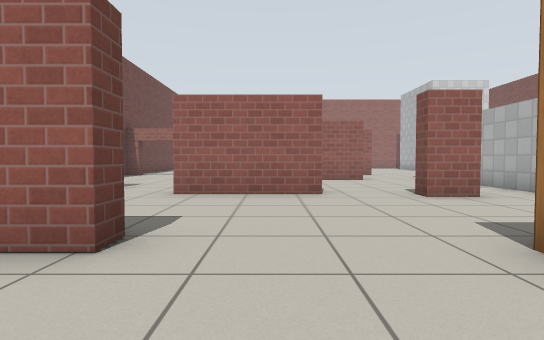
view 1 (above)

19 first-person views from a walk through a world built for the Gazebo simulator. The camera is 0.72 m above the floor, tilts 2° down and sees 80° across. The floor is counted in squares, 1 m on a side. Each view is taken from the middle of a square. On the plan, view 1 faces up. The plan holds only what a view shows up to about 10 squares ahead; the rest is blank. Gazebo's built-in surfaces are drawn with simple patterns.

view 2
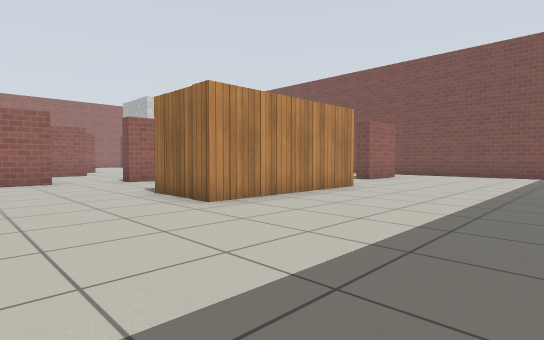

view 3
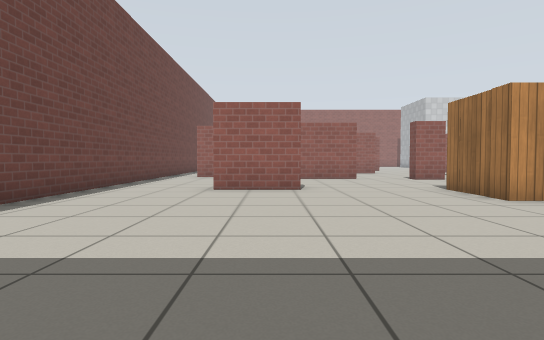

view 4
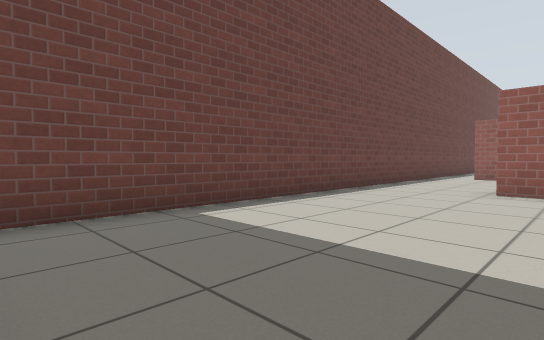

view 5
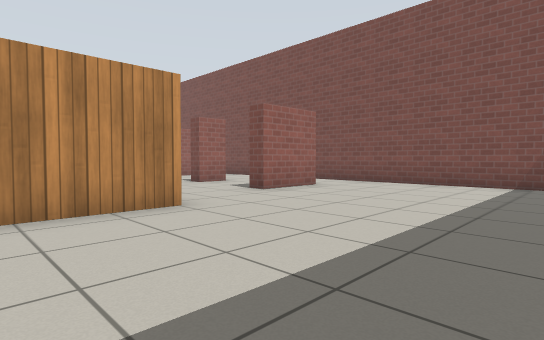

view 6
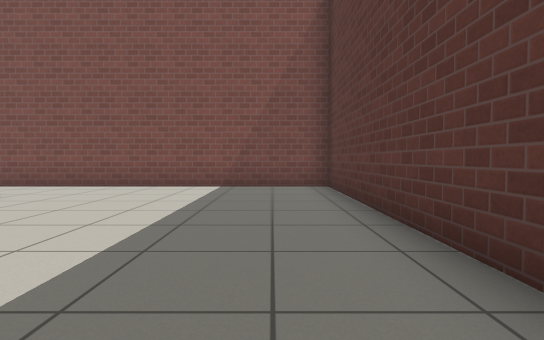

view 7
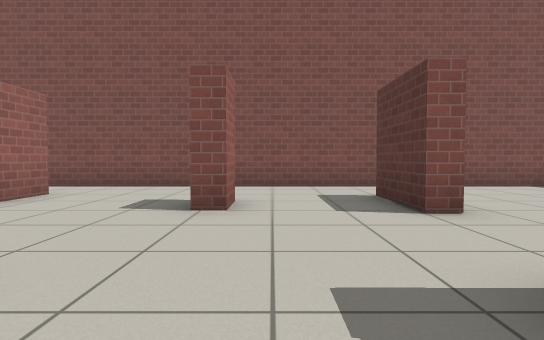

view 8
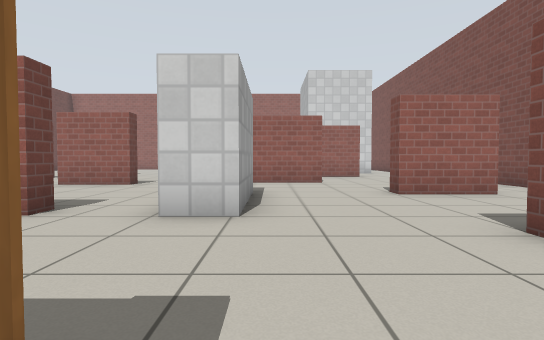

view 9
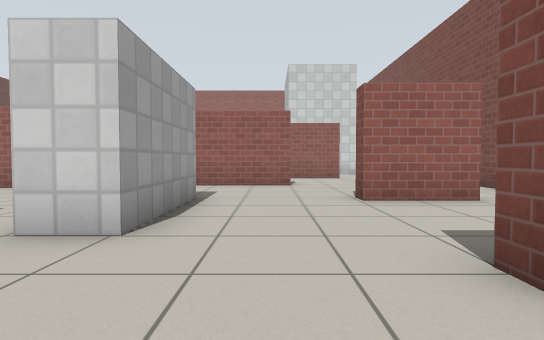

view 10
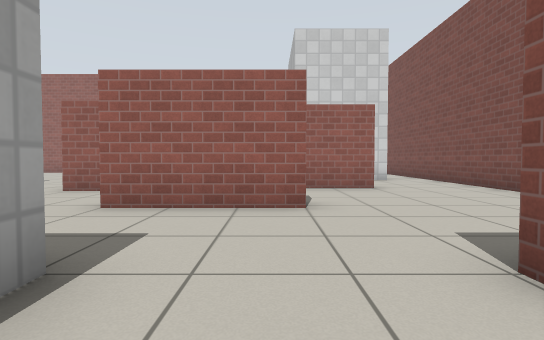

view 11
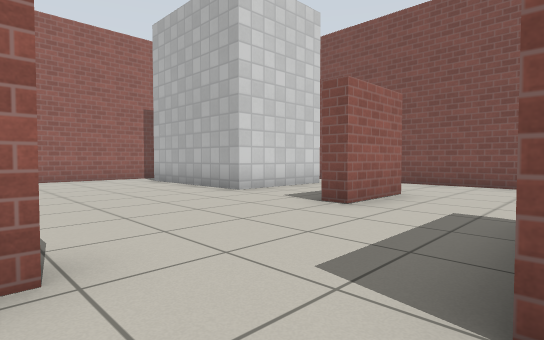

view 12
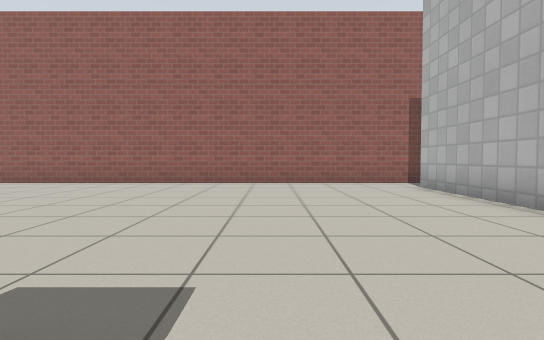

view 13
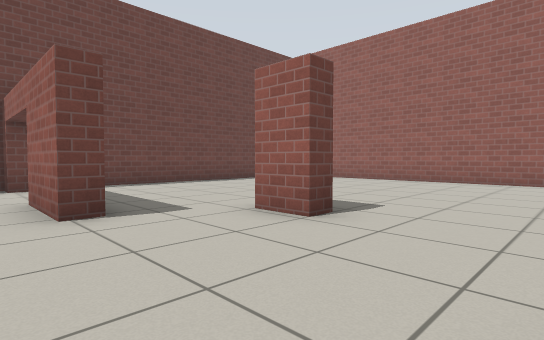

view 14
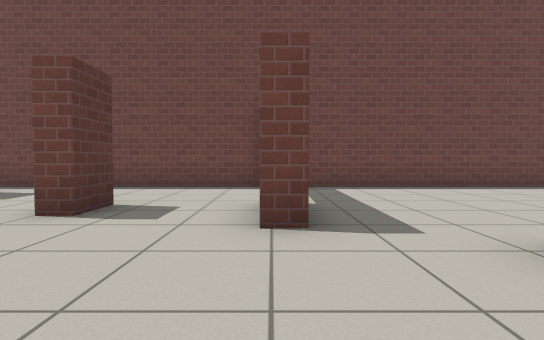

view 15
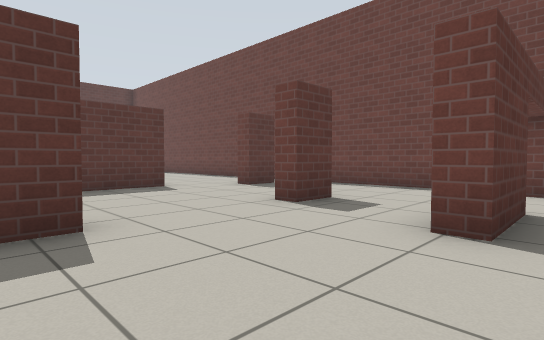

view 16
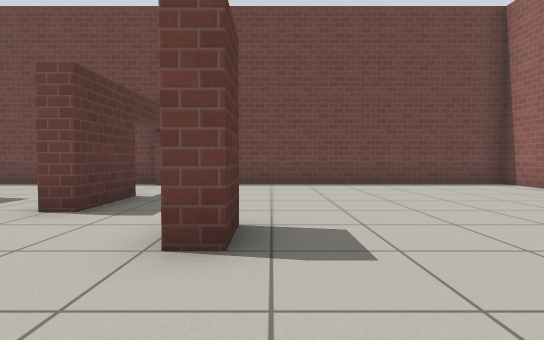

view 17
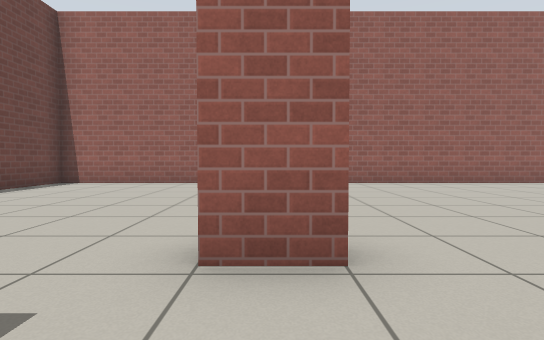

view 18
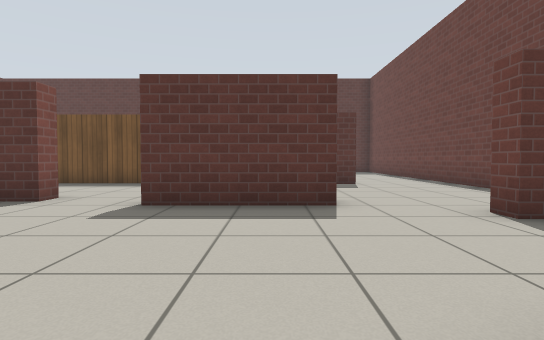

view 19
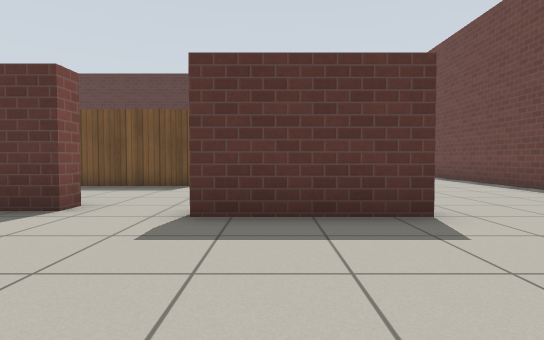

### Floor plan
Ten units are one square. View 1 is at (0, 0); x grows to the right and y downward. Boxes are objects, and circles mark ways between rooms. Rooms are numbered by the first view taken in them; rooms with no view inside come last. Other rooms are left out.
<svg viewBox="-67 -241 206 301">
<path fill="none" stroke="#000" d="M66 -5 21 -5 21 -25 52 -25M39 -60 29 -60 29 -66 39 -66 39 -60M66 55 134 55 134 -84M-13 -30 -13 -24 -34 -24M55 -67 55 -87M11 -65 -20 -65M113 -15 92 -15 92 -20 113 -20M105 -46 95 -46 95 -52M66 -90 66 -60 55 -60M-62 -24 -62 47M116 -85 95 -85 95 -91M31 -115 31 -109 10 -109M74 -117 55 -117M-5 -166 5 -166 5 -161 -5 -161M10 -115 18 -115M44 -142 33 -142M-31 -115 -21 -115 -21 -110M-49 -144 -13 -144 -13 -139 -62 -139 -62 -70M-20 -70 11 -70M-50 -82 -39 -82 -39 -76M85 -148 85 -154M88 -178 88 -223M-62 -51 -62 -24M85 -236 -62 -236 -62 -149M-34 -29 -27 -29M105 -148 85 -148M134 -132 134 -171M86 -117 74 -117M119 -178 88 -178M134 -84 134 -114"/>
<circle cx="-10" cy="-68" r="3" fill="#2a7"/>
<circle cx="125" cy="-90" r="3" fill="#2a7"/>
<circle cx="90" cy="-107" r="3" fill="#2a7"/>
<circle cx="85" cy="-135" r="3" fill="#2a7"/>
<circle cx="95" cy="-165" r="3" fill="#2a7"/>
<text x="40" y="0">1</text>
<text x="0" y="-150">2</text>
<text x="110" y="-130">3</text>
</svg>
Room 1 opens to room 2. Room 1 opens to room 3. Room 2 opens to room 3.

Where each view was taken, in squares from view 1:
view 1: 0 up, 0 right, facing up
view 2: 4 down, 1 left, facing up-right
view 3: 5 down, 2 left, facing up
view 4: 5 down, 2 left, facing up-left
view 5: 4 down, 4 right, facing up-right
view 6: 4 down, 5 right, facing right
view 7: 4 up, 5 right, facing right
view 8: 2 up, 7 right, facing up
view 9: 3 up, 8 right, facing up
view 10: 7 up, 8 right, facing up
view 11: 12 up, 4 right, facing up-right
view 12: 14 up, 5 right, facing up
view 13: 13 up, 3 right, facing up-left
view 14: 14 up, 2 right, facing left
view 15: 15 up, 2 right, facing down-left
view 16: 17 up, 3 right, facing left
view 17: 14 up, 0 right, facing up
view 18: 12 up, 1 left, facing down
view 19: 11 up, 0 right, facing down
